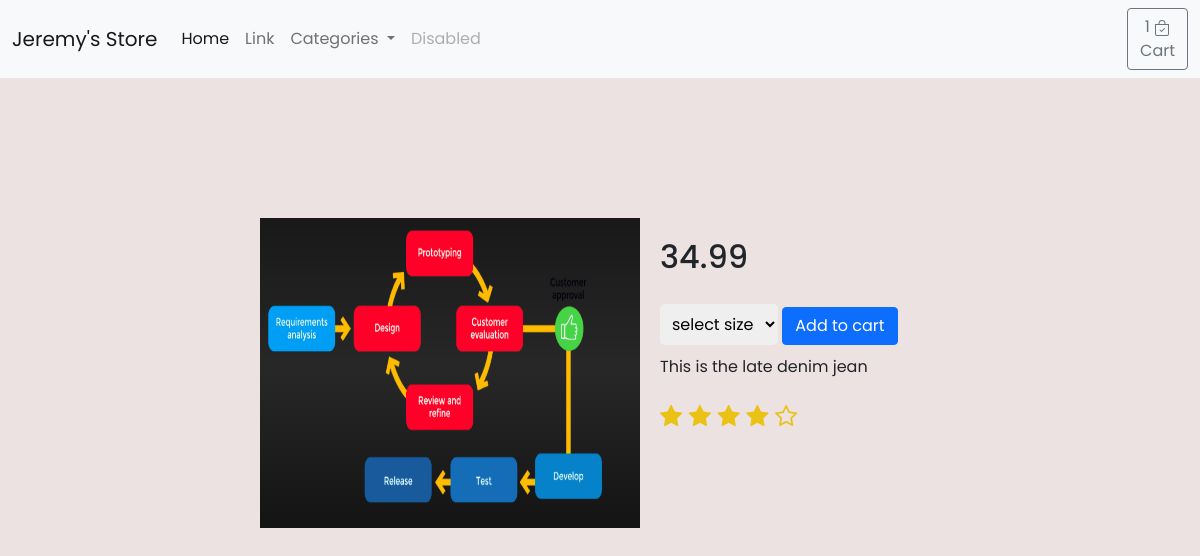
The page /item/jean/ on the database its author committed.
### store/models.py (models this page shows, shortened)
class Product(models.Model):
    category = models.ForeignKey(Category, related_name='products', on_delete=models.CASCADE)
    created_by = models.ForeignKey(User, related_name='productsproduct_creator', on_delete=models.CASCADE)
    item = models.CharField(max_length=225)
    description = models.TextField(blank=True)
    image = models.ImageField(upload_to='images/')
    slug = models.SlugField(max_length=225)
    price = models.DecimalField(max_digits=6,decimal_places=2)
    in_stock = models.BooleanField(default=True)
    is_available = models.BooleanField(default=True)
    created = models.DateTimeField(auto_now_add=True)
    updated = models.DateTimeField(auto_now=True)
    class Meta:
        verbose_name_plural = 'Product'
        ordering = ('-created',)

### store/views.py (the view)
# urls.py: path('item/<slug:slug>/', views.product_detail, name ="product_detail"),
def product_detail(request, slug):
    product = get_object_or_404(Product, slug = slug, in_stock =  True)
    return render(request, 'store/products/detail.html', {'product': product})

### cart/context_processors.py (called while the page is built)
def cart_summary(request):
    return { 'cart': Cart(request)}

### store/models.py (called while the page is built)
    def get_absolute_url(self):
        return reverse('store:category_list', args = [self.slug])

### store/views.py (called while the page is built)
def categories(request):
    return{
        'categories': Category.objects.all()
    }

### templates/store/products/detail.html (shortened to what this page needs)
{% extends "../base.html" %}
{% load static %}
{% block content %}
<div class="small-contianer">
      <div class="column1">
         <div class="main-img">
             <img src="{{product.image.url}}" alt="" width = 310px>
         </div>
      </div>
      <div class="column2">
          <h2 class = "price">{{product.price}}</h2>
          <select name="" id="">
              <option value="">select size</option>
          </select>
         <button class="btn btn-primary" id= "add-button" value = "{{product.id}}">Add to cart</button>
          <p>{{product.description}}
          <div class="rate">
              <i class="fa fa-star" aria-hidden="true"></i>
              <i class="fa fa-star" aria-hidden="true"></i>
              <i class="fa fa-star" aria-hidden="true"></i>
              <i class="fa fa-star" aria-hidden="true"></i>
              <i class="fa fa-star-o" aria-hidden="true"></i>
          </div>
      </div>
  </div>
{% endblock %}

### static/store/style.css (style rules this page uses)
* { margin: 0; padding: 0; box-sizing: border-box; font-family: 'Poppins', sans-serif; }
body { background: #ece2e2; }
.rate { color:#60e27c; font-size: 18px; }
.small-contianer { margin-top: 80px; min-width: 680px; display: flex; }
.column1 { width:380px; }
.main-img img { padding: 0; height: 310px; width:100%; }
.column2 { display: block; margin: 0 20px; }
.column2 select { margin-top: 20px; padding: 8px; font-size: 16px; border-radius: 4px; border:none; border-radius: 5px; outline: none; }
.price { margin-top:20px; }
.column2 p { margin-top:10px; }
.rate { margin-top:20px; color:#e9c215; font-size: 24px; }

### rows shown on the page
Product: image (picture), price "34.99", description "This is the late denim jean"
